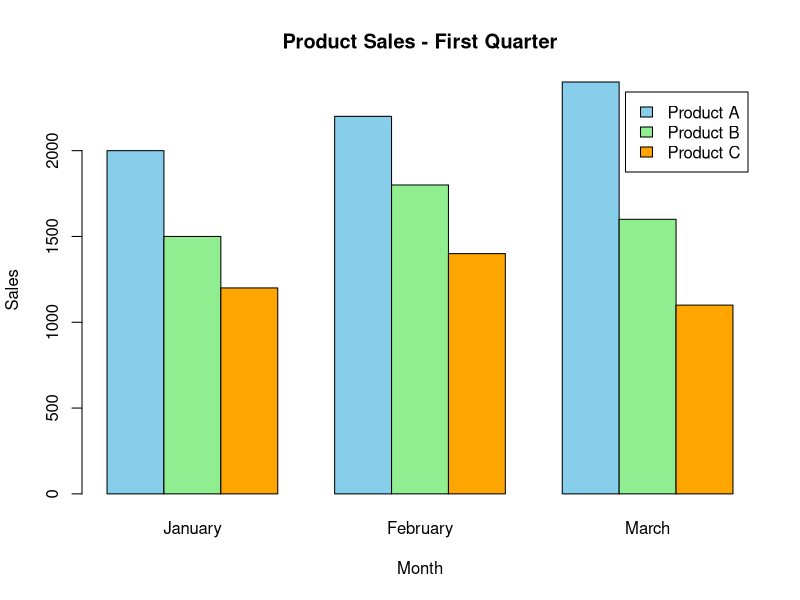

The R source for this figure:
product <- c("Product A", "Product B", "Product C")

sales <- matrix(
  c(
    2000, 2200, 2400,
    1500, 1800, 1600,
    1200, 1400, 1100
  ),
  nrow = 3,
  byrow = TRUE
)

rownames(sales) <- product
colnames(sales) <- c("January", "February", "March")

barplot(
  sales,
  beside = TRUE,
  names.arg = c("January", "February", "March"),
  xlab = "Month",
  ylab = "Sales",
  main = "Product Sales - First Quarter",
  col = c("skyblue", "lightgreen", "orange"),
  legend.text = product
)
